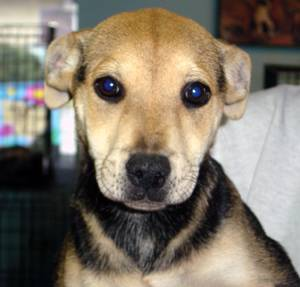
#> input picture sample.jpg, 300 x 287 px, found by its file name
$ python 'Otsu'"'"'s binarization.py'
#> lines starting #> are read from the running program, lines starting #| are printed output that depends on the picture; after the words box and inside, x2 and y2 are one past the last pixel; in counts of white or black regions, pixels touching at a corner belong together
import cv2
import numpy as np
import matplotlib.pyplot as plt

img_file = "D://UDEMY//Video analytics using OpenCV//Image thresholding//sample.jpg"

img = cv2.imread(img_file,0)
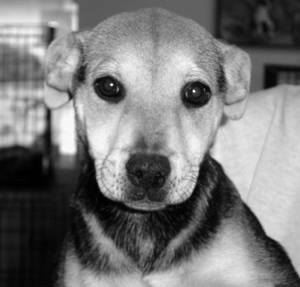
#> img: shape (287, 300); min 0, max 255, mean 120.6

#global thresholding
ret1,th1 = cv2.threshold(img,127,255,cv2.THRESH_BINARY)
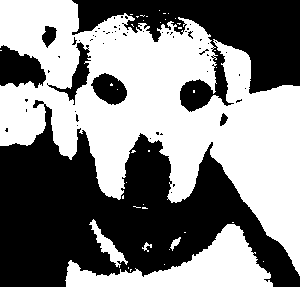
#> th1: shape (287, 300); 51.4% white; 62 black regions (55 under 20 px), largest, box (x1, y1, x2, y2) and area: (0, 100, 300, 287) 27622, (72, 0, 300, 112) 10995, (0, 45, 46, 88) 1336

#otsu's thresholding
ret2,th2 = cv2.threshold(img,0,255,cv2.THRESH_BINARY+cv2.THRESH_OTSU)
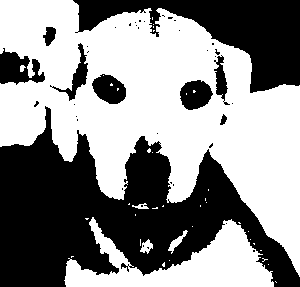
#> th2: shape (287, 300); 55.3% white; 41 black regions (32 under 20 px), largest, box (x1, y1, x2, y2) and area: (0, 106, 300, 287) 26215, (73, 0, 300, 93) 8710, (0, 48, 45, 85) 976
#> ret2 = 113

#otsu's thresholding after gaussian filtering
blur = cv2.GaussianBlur(img,(5,5),0)
ret3,th3 = cv2.threshold(blur,0,255,cv2.THRESH_BINARY+cv2.THRESH_OTSU)
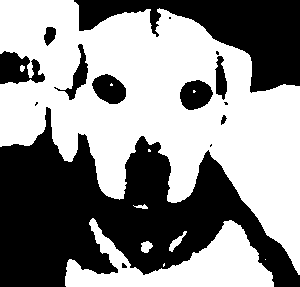
#> th3: shape (287, 300); 55.3% white; 15 black regions (6 under 20 px), largest, box (x1, y1, x2, y2) and area: (0, 107, 300, 287) 26315, (74, 0, 300, 93) 8703, (0, 51, 45, 84) 973
#> ret3 = 113

#plot all the images and their histograms
images = [img,0,th1,
	img,0,th2,
	blur,0,th3]

titles = ['orig noisy img','histogram','global thresholding(v=127)','orig noisy img','histogram',"otsu's thresholding",'gaussian filtered img','histogram',"otsu's thresholding"]

for i in range(3):
	plt.subplot(3,3,i*3+1)
	plt.imshow(images[i*3],'gray')
	plt.title(titles[i*3])
	plt.xticks([]),plt.yticks([])

	plt.subplot(3,3,i*3+2)
	plt.hist(images[i*3].ravel(),256)
	plt.title(titles[i*3+1])
	plt.xticks([]),plt.yticks([])

	plt.subplot(3,3,i*3+3)
	plt.imshow(images[i*3+2],'gray')
	plt.title(titles[i*3+2])
	plt.xticks([]),plt.yticks([])
plt.show()
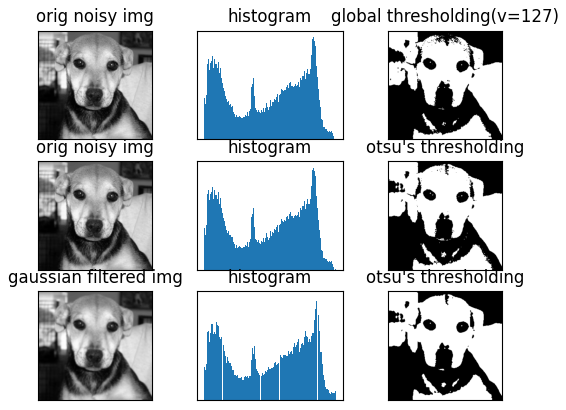
#> figure drawn by matplotlib, 9 panels
